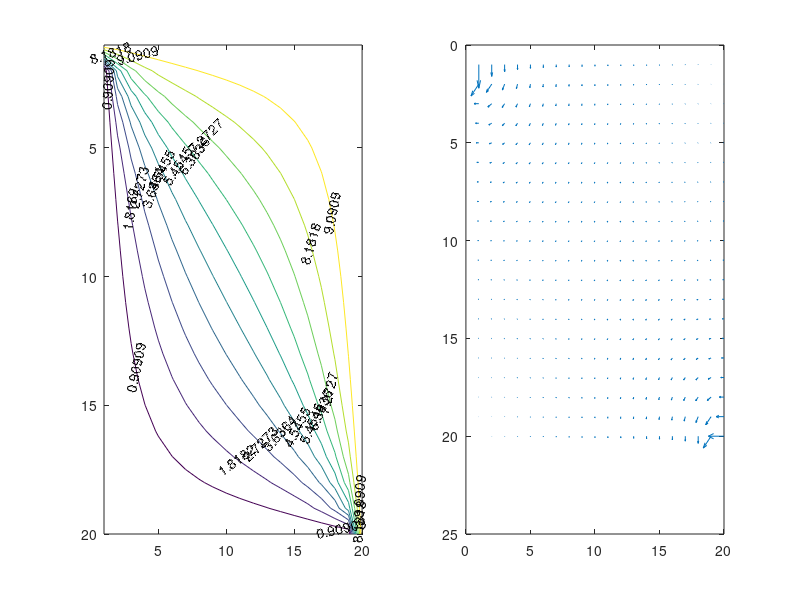

Recreate this plot in MATLAB.
clear;
clc;

%Initializations
ep = 8.856e-12 ; %epsilon
appV = 10; %Applied voltage total
h= 1; %height of capacitor
N=20; % Number of unknown points (arbitrary)
deltaX = 0.33333; %Distance between each point on x-axis
deltaY = deltaX; %These are equal since this is a square
V=zeros(N,N); %Generates array NxN of "0"
E=zeros(N,N); %Generates array NxN of "0"
V(1,:)=10; V(:,end)=10; %Sets Boundary Conditions
E(1,:)=10; E(:,end)=10; %Sets Boundary Conditions
temp_E=0;%place holder
Q=0; %inizalize Q

%Loop determines the Electric Potential in Domain and Constant Field Energy
for k=1:200 %number of iterations
    for p=2:N-1
       for r=2:N-1
           V(p,r)=(V(p+1,r)+V(p-1,r)+V(p,r+1)+V(p,r-1))./4;
           EAx = ((-V(p+1,r))-V(p-1,r))/(2*deltaX);
           EAy = (-V(p,r+1)-V(p,r-1))/(2*deltaY);
           E(p,r)= EAx + EAy;
           temp_E=E(p,r)^2*deltaX*deltaY+temp_E; %finds the summation
          Q= E(p,r)*deltaX*deltaY*ep+Q; %gives us Q, the charge
          
          %Tests V for convergence
          %V_Converg(k)=norm(V);
       end
    end
end

%Plots a contour map of the Electric Potential for V
subplot(1,2,1);
contour(V,10,'ShowText','on')
set(gca,'yDir','reverse');

%Plots Electric Field
subplot(1,2,2);
[Ex,Ey]=gradient(-V);
quiver(Ex,Ey)
set(gca,'yDir','reverse');

w=ep*temp_E %engergy stored

C = (2*w) / (appV^2) %AppV = 10V


